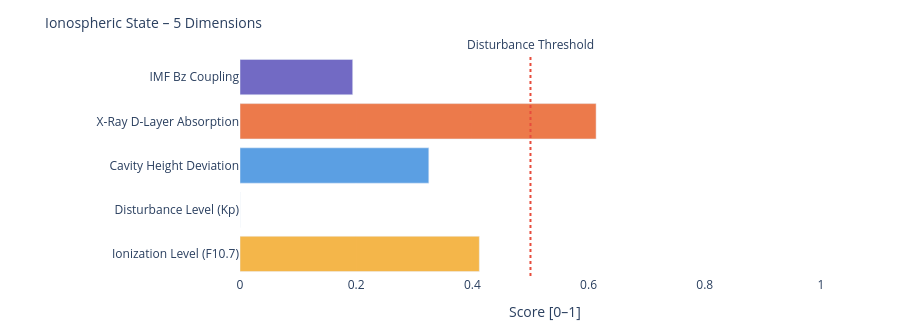

The notebook cell this image was saved under:
### Markdown cell above
---
### 📐 Systemic Insight: Geometric Cavity vs. Real Schumann Resonance

**Relevant for:** Layer 6 = delta analysis &nbsp;|&nbsp; Layer 7 = feature vector / system interpretation

A cavity height change from 80 km to 70 km shifts the **idealized geometric frequencies** only minimally:

| Modus | Aktuell | Referenz | Δ |
|-------|---------|----------|---|
| SR-1 | 10.4762 Hz | 10.4599 Hz | +16 mHz |
| SR-2 | 18.1452 Hz | 18.1171 Hz | +28 mHz |
| SR-3 | 25.6612 Hz | 25.6215 Hz | +40 mHz |
| SR-4 | 33.1285 Hz | 33.0772 Hz | +51 mHz |

The geometric effect is limited because 10 km is very small compared to Earth's radius (~6371 km).

**Consequence:** Real Schumann deviations are likely driven more strongly by **conductivity, damping, day/night structure, lightning distribution and source geometry** than by pure cavity height.

---

**Layer 6 compares:**
```
geometric Δ from Layer 4  vs.  observed Δ from real Schumann measurement data
```

**Layer 7 Feature:**
```
If real Δ >> geometric Δ  →  non-geometric factors dominant
```

### Code cell
# ============================================================
# IONOSPHERIC STATE – Summary gauge
# Five dimensions: ionization, disturbance, cavity height, X-Ray, Bz coupling
# ============================================================

def norm(v, lo, hi):
    if v is None: return None
    return round(max(0.0, min(1.0, (v - lo) / (hi - lo))), 3)

# Ionization level (F10.7 → F2-Layer)
ioniz = norm(f107_val, 60, 250)

# Disturbance level (Kp → E/F-Layer irregularities)
disturb = norm(kp_val, 0, 9)

# Cavity height deviation from reference (80 km)
h_dev = norm(abs(h_eff - 80), 0, 20)

# X-Ray ionization (D-Layer absorption)
xray_ioniz = None
if xray_now is not None:
    xray_ioniz = norm(math.log10(max(xray_now, 1e-9)) + 9, 0, 5)

# Bz coupling (southward Bz → stronger magnetosphere-ionosphere coupling)
bz_coupling = norm(-(bz_now or 0), -5, 30) if bz_now is not None else None

dims = [
    ('Ionization Level (F10.7)',    ioniz,      '#F2A623'),
    ('Disturbance Level (Kp)',      disturb,    '#7F77DD'),
    ('Cavity Height Deviation',     h_dev,      '#378ADD'),
    ('X-Ray D-Layer Absorption',    xray_ioniz, '#E85D24'),
    ('IMF Bz Coupling',             bz_coupling,'#534AB7'),
]

fig = go.Figure()
for name, val, col in dims:
    if val is not None:
        h = int(val * 20)
        bar = '█' * h + '░' * (20 - h)
        label = f'{name}:  {bar}  {val:.3f}'
    else:
        label = f'{name}:  {"─" * 20}  n/a'
    fig.add_trace(go.Bar(
        x=[val if val is not None else 0],
        y=[name],
        orientation='h',
        marker_color=col, opacity=0.82,
        showlegend=False
    ))

fig.add_vline(x=0.5, line_dash='dot', line_color='#e74c3c',
              annotation_text='Disturbance Threshold', annotation_position='top')
fig.update_layout(
    title=dict(text='Ionospheric State – 5 Dimensions', font=dict(size=14)),
    xaxis=dict(title='Score [0–1]', range=[0, 1.05]),
    height=330, plot_bgcolor='rgba(0,0,0,0)', paper_bgcolor='rgba(0,0,0,0)',
    margin=dict(l=240, r=50, t=55, b=40)
)
fig.show()

print(f'\nIonospheric state:')
for name, val, _ in dims:
    print(f'  {name:<35} {val:.3f}' if val is not None else f'  {name:<35} n/a')

### Figure 1 — Plotly figure (JSON) as saved in the notebook; plotly's stock layout.template omitted (floating-point values rounded to 4 significant figures)
{"data": [{"marker": {"color": "#F2A623"}, "opacity": 0.82, "orientation": "h", "showlegend": false, "type": "bar", "x": [0.412], "y": ["Ionization Level (F10.7)"]}, {"marker": {"color": "#7F77DD"}, "opacity": 0.82, "orientation": "h", "showlegend": false, "type": "bar", "x": [0.0], "y": ["Disturbance Level (Kp)"]}, {"marker": {"color": "#378ADD"}, "opacity": 0.82, "orientation": "h", "showlegend": false, "type": "bar", "x": [0.325], "y": ["Cavity Height Deviation"]}, {"marker": {"color": "#E85D24"}, "opacity": 0.82, "orientation": "h", "showlegend": false, "type": "bar", "x": [0.613], "y": ["X-Ray D-Layer Absorption"]}, {"marker": {"color": "#534AB7"}, "opacity": 0.82, "orientation": "h", "showlegend": false, "type": "bar", "x": [0.194], "y": ["IMF Bz Coupling"]}], "layout": {"annotations": [{"showarrow": false, "text": "Disturbance Threshold", "x": 0.5, "xanchor": "center", "xref": "x", "y": 1, "yanchor": "bottom", "yref": "y domain"}], "height": 330, "margin": {"b": 40, "l": 240, "r": 50, "t": 55}, "paper_bgcolor": "rgba(0,0,0,0)", "plot_bgcolor": "rgba(0,0,0,0)", "shapes": [{"line": {"color": "#e74c3c", "dash": "dot"}, "type": "line", "x0": 0.5, "x1": 0.5, "xref": "x", "y0": 0, "y1": 1, "yref": "y domain"}], "title": {"font": {"size": 14}, "text": "Ionospheric State – 5 Dimensions"}, "xaxis": {"range": [0, 1.05], "title": {"text": "Score [0–1]"}}}}
